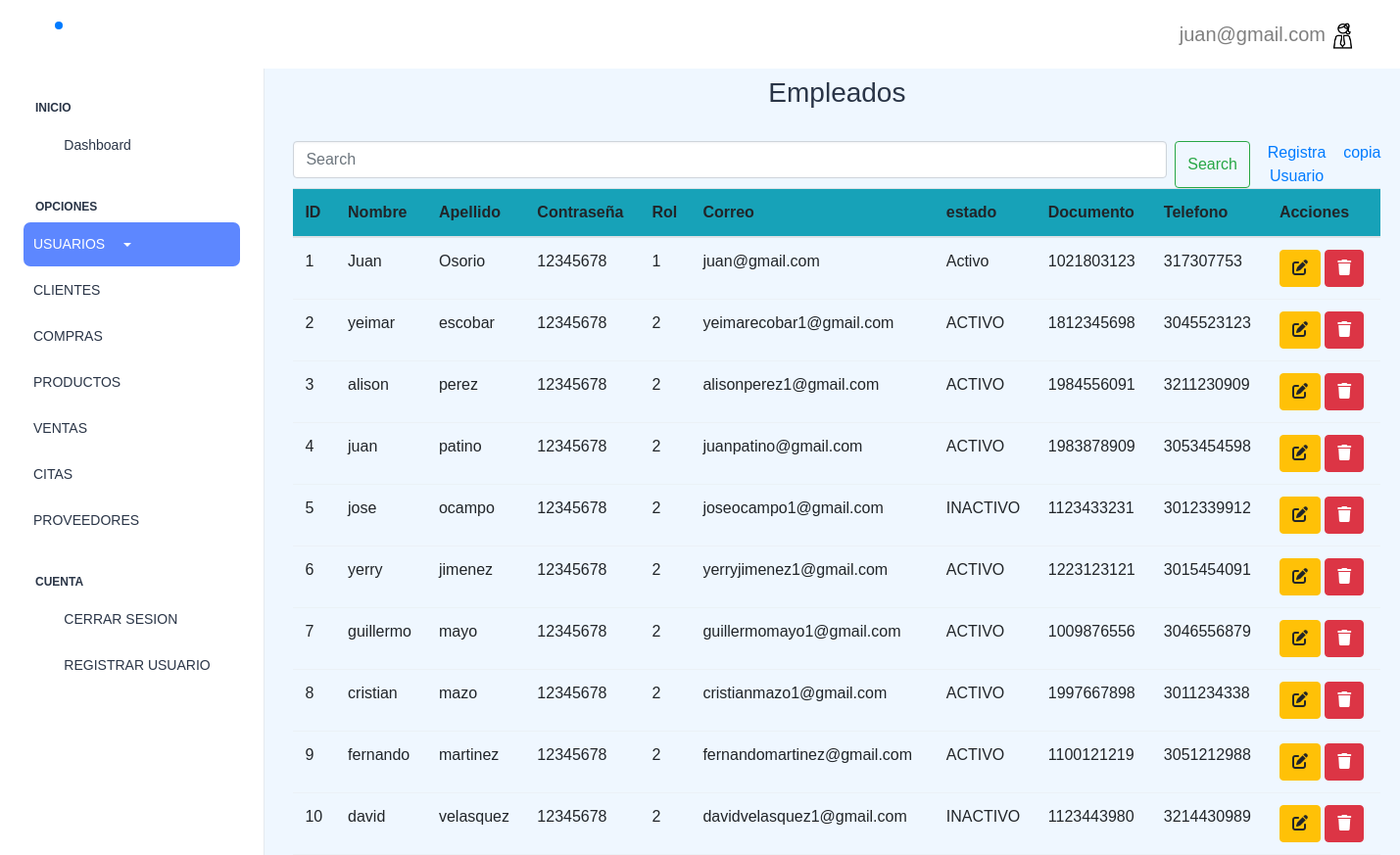
The app's page /vista/usuarios.php (signed in) with its own data.
### tables this page shows
CREATE TABLE `usuarios` (
  `Id_Usuario` int(4) NOT NULL,
  `Id_Rol` int(2) DEFAULT NULL,
  `Nombre` varchar(30) DEFAULT NULL,
  `Apellido` varchar(30) DEFAULT NULL,
  `Tipo_Doc` varchar(15) DEFAULT NULL,
  `Documento` int(15) DEFAULT NULL,
  `Telefono` bigint(20) DEFAULT NULL,
  `Correo` varchar(30) DEFAULT NULL,
  `Contraseña` varchar(20) DEFAULT NULL,
  `Estado` varchar(20) DEFAULT NULL
);

### vista/usuarios.php (the view, shortened to what this page needs)
<?php
include('html/menu.php');
include('../controlador/eliminar.php'); ?>
<!doctype html>
<html lang="en">
<head>
  <link rel="stylesheet" href="html/assets/css/styles.css" />
  <link href="html/assets/css/styles.min.css" rel="stylesheet" type="text/css">
  <link rel="stylesheet" href="https://cdnjs.cloudflare.com/ajax/libs/malihu-custom-scrollbar-plugin/3.1.  5/jquery.mCustomScrollbar.min.css">
  <link rel="stylesheet" href="https://stackpath.bootstrapcdn.com/bootstrap/4.4.1/css/bootstrap.min.css">
  <link rel="stylesheet" href="css/style.css">
</head>
<body>
  <div class="container-fluid">
    <div class="pagina">
      <div class="container mt-2">
        <center>
          <h3>Empleados</h3>
          <br>
          <div>
            <form class="d-flex" role="search">
              <input class="form-control me-2" type="search" placeholder="Search" aria-label="Search">
              <button class="btn btn-outline-success" type="submit">Search</button>
              <?php if ($_SESSION['permisos'][1] == true) { ?>
                <a href="registrarusua.php">Registra Usuario</a>
              <?php } ?>
              <a href="copia.php">copia</a>
            </form>
            <center>
              <table class="table">
                <thead class="bg-info">
                  <tr>
                    <th scope="col">ID</th>
                    <th scope="col">Nombre</th>
                    <th scope="col">Apellido</th>
                    <th scope="col">Contraseña</th>
                    <th scope="col">Rol</th>
                    <th scope="col">Correo</th>
                    <th scope="col">estado</th>
                    <th scope="col">Documento</th>
                    <th scope="col">Telefono</th>
                    <th scope="col">Acciones</th>
                  </tr>
                </thead>
                <tbody>
                  <?php
                  $sql = $conexion->query("SELECT * FROM usuarios ");
                  while ($datos = $sql->fetch_object()) { ?>
                    <tr>
                      <td><?= $datos->Id_Usuario ?></td>
                      <td><?= $datos->Nombre ?></td>
                      <td><?= $datos->Apellido ?></td>
                      <td><?= $datos->Contraseña ?></td>
                      <td><?= $datos->Id_Rol ?></td>
                      <td><?= $datos->Correo ?></td>
                      <td><?= $datos->Estado ?></td>
                      <td><?= $datos->Documento ?></td>
                      <td><?= $datos->Telefono ?></td>
                      <td>
                        <a href="actualizar.php?id=<?= $datos->id_Usuario ?>" class="btn btn-small btn-warning"><i class="fa-solid fa-pen-to-square"></i></a>
                        <a href="usuarios.php?id_Usuario=<?= $datos->id_Usuario ?>" class="btn btn-small btn-danger"><i class="fa-solid fa-trash"></i></a>
                      </td>
          </div>
          </tr>
        <?php }
        ?>
</body>
</html>

### vista/css/style.css (style rules this page uses)
* { box-sizing: border-box; }
body { margin: 0; font-family: sans-serif; background: rgb(239, 247, 255); }
.pagina { height: 100px; width: 120%; margin-right: 50 px; }

### records on screen
usuarios: Id_Usuario "1", Nombre "Juan", Apellido "Osorio", Contraseña "12345678", Id_Rol "1", Correo "juan@gmail.com", Estado "Activo", Documento "1021803123", Telefono "317307753"
usuarios: Id_Usuario "2", Nombre "yeimar", Apellido "escobar", Contraseña "12345678", Id_Rol "2", Correo "yeimarecobar1@gmail.com", Estado "ACTIVO", Documento "1812345698", Telefono "3045523123"
usuarios: Id_Usuario "3", Nombre "alison", Apellido "perez", Contraseña "12345678", Id_Rol "2", Correo "alisonperez1@gmail.com", Estado "ACTIVO", Documento "1984556091", Telefono "3211230909"
usuarios: Id_Usuario "4", Nombre "juan", Apellido "patino", Contraseña "12345678", Id_Rol "2", Correo "juanpatino@gmail.com", Estado "ACTIVO", Documento "1983878909", Telefono "3053454598"
usuarios: Id_Usuario "5", Nombre "jose", Apellido "ocampo", Contraseña "12345678", Id_Rol "2", Correo "joseocampo1@gmail.com", Estado "INACTIVO", Documento "1123433231", Telefono "3012339912"
usuarios: Id_Usuario "6", Nombre "yerry", Apellido "jimenez", Contraseña "12345678", Id_Rol "2", Correo "yerryjimenez1@gmail.com", Estado "ACTIVO", Documento "1223123121", Telefono "3015454091"
usuarios: Id_Usuario "7", Nombre "guillermo", Apellido "mayo", Contraseña "12345678", Id_Rol "2", Correo "guillermomayo1@gmail.com", Estado "ACTIVO", Documento "1009876556", Telefono "3046556879"
usuarios: Id_Usuario "8", Nombre "cristian", Apellido "mazo", Contraseña "12345678", Id_Rol "2", Correo "cristianmazo1@gmail.com", Estado "ACTIVO", Documento "1997667898", Telefono "3011234338"
usuarios: Id_Usuario "9", Nombre "fernando", Apellido "martinez", Contraseña "12345678", Id_Rol "2", Correo "fernandomartinez@gmail.com", Estado "ACTIVO", Documento "1100121219", Telefono "3051212988"
usuarios: Id_Usuario "10", Nombre "david", Apellido "velasquez", Contraseña "12345678", Id_Rol "2", Correo "davidvelasquez1@gmail.com", Estado "INACTIVO", Documento "1123443980", Telefono "3214430989"

### other values on screen
$_SESSION['correo'] "juan@gmail.com"
